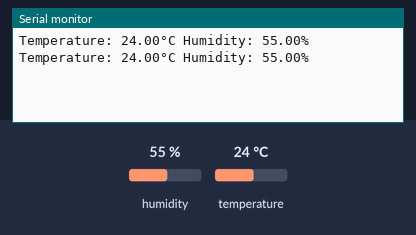
This sketch was run on a simulated Arduino Uno, built with avr-gcc and run on an emulated ATmega328P. Shown: the last lines printed to the serial monitor. The test bench sets the inputs (shaded band); at power-on: humidity 55 %, temperature 24 °C.

Above: at 2.8 s.
2.9 s: humidity set to 22 %
At 5.1 s:
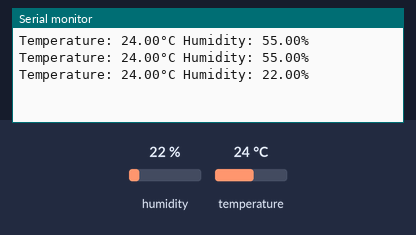
5.6 s: temperature set to 12 °C
At 7.5 s:
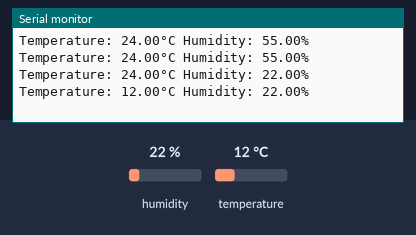
8.3 s: humidity set to 40 %
At 11.2 s:
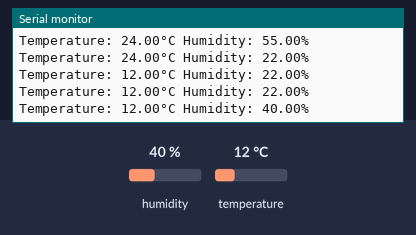
Timing chart, 0 to 12.7 s (numbered marks = the images above; inputs shaded):
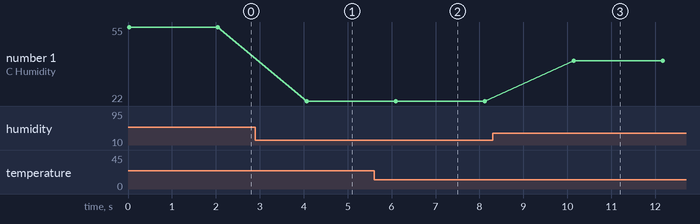

Measured:
- after the input at 2.9 s, the serial monitor: prints a new line after 1.2 s (image 1)
- after the input at 5.6 s, the serial monitor: prints a new line after 0.50 s (image 2)
- after the input at 8.3 s, the serial monitor: prints a new line after 1.8 s (image 3)
- plotted number 1: 55 → 22 after the input at 2.9 s, 22 → 40 after the input at 8.3 s

The sketch:

dht11-example.ino
```cpp
/*
Example for Embedded DHT11 Sensor in 9-in-1 Expansion Board for Arduino Uno.
By: RoboticX Team
*/
#include <DHT.h>

#define DHTPIN 4 // Digital pin D4 connected to the DHT sensor

DHT dht(DHTPIN, DHT11); // Initialize DHT sensor

void setup() {
  // Set up serial communication
  Serial.begin(9600);

  // Initialize DHT sensor
  dht.begin();
}

void loop() {
  // Read temperature and humidity
  float temperature = dht.readTemperature();
  float humidity = dht.readHumidity();

  // Print temperature and humidity to serial monitor
  Serial.print("Temperature: ");
  Serial.print(temperature);
  Serial.print("°C");
  Serial.print(" Humidity: ");
  Serial.print(humidity);
  Serial.println("%");

  // Delay for 2 seconds
  delay(2000);
}


/*
Output sample:

Temperature: 25.80°C Humidity: 86.00%
Temperature: 25.60°C Humidity: 85.00%
Temperature: 25.50°C Humidity: 85.00%
*/
```
